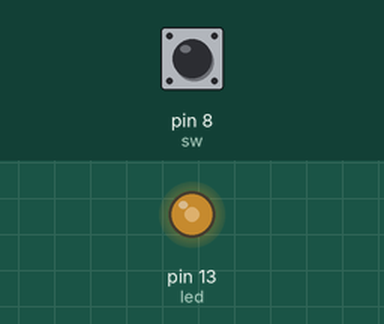
Simulated run of this sketch. Board: Arduino Uno, built with avr-gcc and run on an emulated ATmega328P. Shown: output pins drawn as LEDs (lit = HIGH). The test bench sets the inputs (shaded band); at power-on: pin 8 (sw) HIGH.

Above: at 1.2 s.
1.3 s: pin 8 (sw) pulled LOW for 1 s
At 2.1 s:
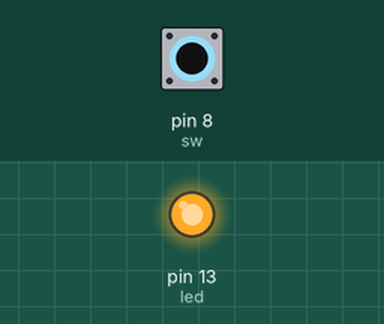
3.8 s: pin 8 (sw) pulled LOW for 0.15 s
At 5.4 s:
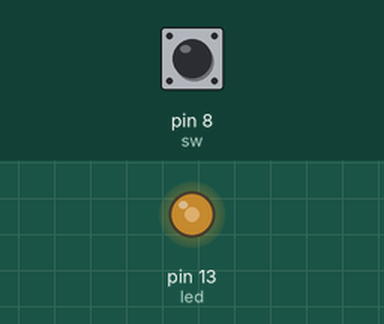
Timing chart, 0 to 6.9 s (numbered marks = the images above; inputs shaded):
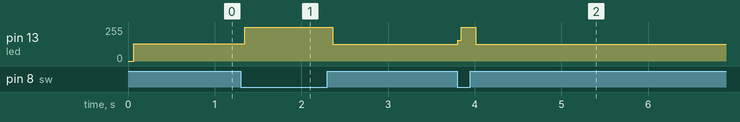

Measured:
- after the input at 1.3 s, pin 13 (led): 128/255 → 255/255 after 0.05 s, → 127/255 1.0 s later
- after the input at 3.8 s, pin 13 (led): 127/255 → 255/255 at once, → 127/255 0.21 s later

The sketch:

Program1.3.d.ino
```cpp
int sw=8;
int led=13;
boolean lastb=LOW;
boolean ledon=false;
boolean currentb=LOW;
void setup()
{
 pinMode(sw,INPUT);
  pinMode(led,OUTPUT);
}
boolean debounce(boolean last)
{
  boolean current=digitalRead(sw);
  if(last !=current)
  {
delay(5);
 current=digitalRead(sw);
  }
  return current;
  }


void loop()
{
  currentb=debounce(lastb);
  if(lastb  ==LOW && currentb == HIGH)
  {
  ledon=!ledon;
}
else
{
  lastb=currentb;
}

digitalWrite(led, ledon);
}
```
